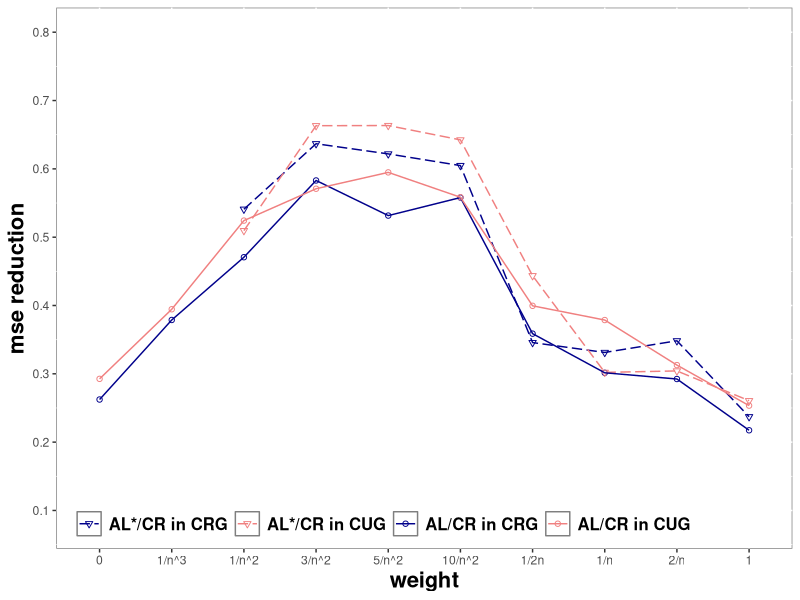

Write the R code that produced this figure.
## ---- chunk 1
library(ggplot2)
library(ggrepel)
library(viridis)
library(readr)
library(readxl)
## ---- chunk 2
cluster22 <- read_excel("hypetheticalData.xlsx", sheet = "cluster22")
non_cluster22 <- read_excel("hypetheticalData.xlsx", sheet = "noncluster22")
typeof(cluster22)
## ---- chunk 3
n=200
w=c("0", "1/n", "1/n^2","3/n^2","5/n^2","10/n^2", "1/2n", "1/n", "2/n", "1")
w=c(0, 1/n^3, 1/n^2, 3/n^2, 5/n^2, 10/n^2, 1/(2*n), 1/n, 2/n, 1) #2*2
l_weight=length(w)

non_cluster_22_MSE_old=non_cluster22[9,3:(3+l_weight-1)] #[9, 3:(3+l_weight-1)]
non_cluster_22_network_old=non_cluster22[1,3:(3+l_weight-1)]
non_cluster_22_overall_old=non_cluster22[2,3:(3+l_weight-1)]
non_cluster_22_margin1x_old=non_cluster22[3,3:(3+l_weight-1)]
non_cluster_22_stratum11_old=non_cluster22[5,3:(3+l_weight-1)]

non_cluster_22_MSE_new=non_cluster22[19,3:(3+l_weight-1)]
non_cluster_22_network_new=non_cluster22[11,3:(3+l_weight-1)]
non_cluster_22_overall_new=non_cluster22[12,3:(3+l_weight-1)]
non_cluster_22_margin1x_new=non_cluster22[13,3:(3+l_weight-1)]
non_cluster_22_stratum11_new=non_cluster22[15,3:(3+l_weight-1)]

cluster_22_MSE_old=cluster22[9,3:(3+l_weight-1)]
cluster_22_network_old=cluster22[1,3:(3+l_weight-1)]
cluster_22_overall_old=cluster22[2,3:(3+l_weight-1)]
cluster_22_margin1x_old=cluster22[3,3:(3+l_weight-1)]
cluster_22_stratum11_old=cluster22[5,3:(3+l_weight-1)]

cluster_22_MSE_new=cluster22[19,3:(3+l_weight-1)]
cluster_22_network_new=cluster22[11,3:(3+l_weight-1)]
cluster_22_overall_new=cluster22[12,3:(3+l_weight-1)]
cluster_22_margin1x_new=cluster22[13,3:(3+l_weight-1)]
cluster_22_stratum11_new=cluster22[15,3:(3+l_weight-1)]
## ---- chunk 4
#(mse, network, overall, margi1x, stratum11, CR, new, cluster)
data=cbind(
      c(non_cluster_22_MSE_old, non_cluster_22_MSE_new, cluster_22_MSE_old, cluster_22_MSE_new),
      c(non_cluster_22_network_old, non_cluster_22_network_new, cluster_22_network_old, cluster_22_network_new),
      c(non_cluster_22_overall_old, non_cluster_22_overall_new, cluster_22_overall_old, cluster_22_overall_new),
      c(non_cluster_22_margin1x_old, non_cluster_22_margin1x_new, cluster_22_margin1x_old, cluster_22_margin1x_new),
      c(non_cluster_22_stratum11_old, non_cluster_22_stratum11_new, cluster_22_stratum11_old, cluster_22_stratum11_new),
      c(rep("AL/CR in CRG",l_weight),
        rep("AL*/CR in CRG",l_weight),
        rep("AL/CR in CUG",l_weight),
        rep("AL*/CR in CUG",l_weight)))
data1=as.data.frame(data)
colnames(data1)<-c('mse', 'network', 'overall', 'margi1x', 'stratum11', 'category')
## ---- chunk 5
#w2=as.factor(w)
w2=w
data2=rbind(cbind(data1$mse, "mse", data1$category, w2), 
            cbind(data1$network, "network", data1$category, w2),
            cbind(data1$overall, "overall", data1$category, w2),
            cbind(data1$margi1x, "margi1x", data1$category, w2),
            cbind(data1$stratum11, "stratum11", data1$category, w2))
data2=as.data.frame(data2)
colnames(data2)<-c('Adaptive', 'measure', 'category','weight')
data2$weight=factor(unlist(data2$weight), 
                       labels=c("0", "1/n^3", "1/n^2","3/n^2","5/n^2","10/n^2", "1/2n", "1/n", "2/n", "1"))
## ---- chunk 6
data2$Adaptive=as.numeric(data2$Adaptive)
data2$category=as.factor(unlist(data2$category))
data2$measure=as.factor(unlist(data2$measure))
## ---- chunk 7
CR=c(rep(as.numeric(non_cluster22[9,2]),10),
      rep(as.numeric(non_cluster22[19,2]),10),
      rep(as.numeric(cluster22[9,2]),10),
      rep(as.numeric(cluster22[19,2]),10))

line_graph_color<-c("AL/CR in CRG"="#00008B", "AL*/CR in CRG"="#00008B", "AL/CR in CUG"="#F08080", "AL*/CR in CUG"="#F08080")
method_line_color<-c("AL/CR in CRG"="solid", "AL*/CR in CRG"="longdash", "AL/CR in CUG"="solid", "AL*/CR in CUG"="longdash")
method_point_color<-c("AL/CR in CRG"=1, "AL*/CR in CRG"=6, "AL/CR in CUG"=1, "AL*/CR in CUG"=6)

ggplot(data = data2[data2$measure=='mse', ], mapping = aes(x = weight, y = 1-Adaptive/CR, group=category,color=category)) +
  geom_point(aes(shape=category))+
  scale_shape_manual(values=method_point_color)+ #1-AL; 6-AL*
  geom_line(aes(linetype=category), size=0.5)+
  scale_linetype_manual(values=method_line_color) + #solid-AL; longdash-AL*
  scale_color_manual(values=line_graph_color)+ # "#00008B"-CRG; "#F08080"-CUG
  #ylim(0, 0.8)+
  scale_y_continuous(limits = c(0.08, 0.8), breaks = seq(0.1, 0.8, by = 0.1))+
  #ylim(0.25, 1)+
  labs(x="weight",y="mse reduction")+
  theme(legend.position = c(0.018,0.01),  legend.justification = c("left", "bottom"), legend.direction="horizontal", panel.background = element_rect(fill = "white", colour = "grey50"),legend.title = element_blank(), legend.text = element_text(colour="black", size=12, face="bold"),axis.title=element_text(size=16,face="bold"))
